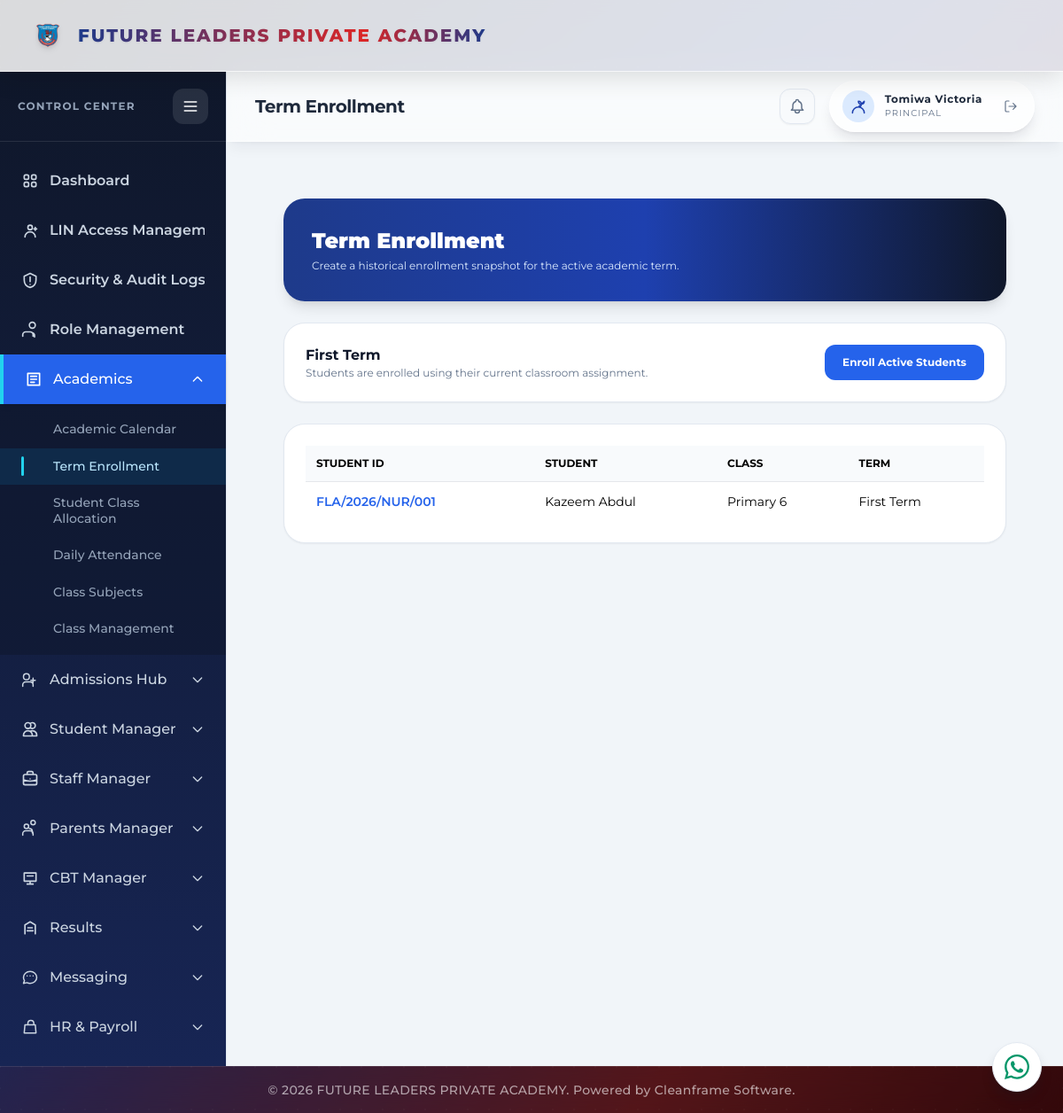
Page /term-enrollment/ (signed in) on the committed database.
### portal/models.py (models this page shows, shortened)
class AcademicTerm(models.Model):
    TERM_CHOICES = [('First Term', 'First Term'), ('Second Term', 'Second Term'), ('Third Term', 'Third Term')]
    session = models.ForeignKey(AcademicSession, on_delete=models.CASCADE, related_name='terms')
    term_name = models.CharField(max_length=100, choices=TERM_CHOICES)
    start_date = models.DateField(null=True, blank=True)
    end_date = models.DateField(null=True, blank=True)
    next_term_begins = models.DateField(null=True, blank=True)
    is_active = models.BooleanField(default=False)
    broadsheet_approved = models.BooleanField(default=False)
    reports_published = models.BooleanField(default=False)
    class Meta:
        constraints = [models.UniqueConstraint(fields=['session', 'term_name'], name='unique_session_term')]
        ordering = ['start_date']
    def __str__(self):
        return self.term_name

class TermEnrollment(models.Model):
    student = models.ForeignKey(Student, on_delete=models.CASCADE, related_name='term_enrollments')
    term = models.ForeignKey(AcademicTerm, on_delete=models.PROTECT, related_name='enrollments')
    classroom = models.ForeignKey(ClassRoom, on_delete=models.PROTECT, related_name='term_enrollments')
    enrolled_at = models.DateTimeField(auto_now_add=True)
    class Meta:
        constraints = [models.UniqueConstraint(fields=['student', 'term'], name='unique_student_term_enrollment')]

class Student(models.Model):
    SEX_CHOICES = [
        ('Male', 'Male'),
        ('Female', 'Female'),
    ]
    PROGRAM_CHOICES = [
        ('Kindergarten (KG)', 'Kindergarten (KG)'),
        ('Nursery (NUR)', 'Nursery (NUR)'),
        ('Primary (PRY)', 'Primary (PRY)'),
    ]
    RELIGION_CHOICES = [
        ('Christianity', 'Christianity'),
        ('Islam', 'Islam'),
        ('Other', 'Other'),
    ]
    STATUS_CHOICES = [
        ('Active', 'Active'),
        ('Student', 'Student'),
        ('Transferred', 'Transferred'),
        ('Expelled', 'Expelled'),
        ('Graduated', 'Graduated'),
    ]
    student_id = models.CharField(max_length=100, unique=True, blank=True)
    lin = models.CharField(max_length=50, unique=True, blank=True, null=True)
    is_lin_visible = models.BooleanField(default=False)
    first_name = models.CharField(max_length=50)
    last_name = models.CharField(max_length=50, verbose_name='Surname')
    other_name = models.CharField(max_length=50, blank=True, null=True)
    sex = models.CharField(max_length=100, choices=SEX_CHOICES)
    date_of_birth = models.DateField()
    state_of_origin = models.CharField(max_length=50)
    lga_of_origin = models.CharField(max_length=50)
    program = models.CharField(max_length=50, choices=PROGRAM_CHOICES)
    current_class = models.ForeignKey('ClassRoom', on_delete=models.SET_NULL, null=True, blank=True, related_name='students')
    passport = models.ImageField(upload_to='student_passports/', max_length=255, blank=True, null=True)
    physically_challenged = models.BooleanField(default=False)
    phone_number = models.CharField(max_length=100, blank=True, null=True)
    religion = models.CharField(max_length=100, choices=RELIGION_CHOICES, blank=True, null=True)
    email = models.EmailField(blank=True, null=True)
    status = models.CharField(max_length=100, choices=STATUS_CHOICES, default='Student')
    date_enrolled = models.DateField(auto_now_add=True)
    consecutive_absence_flag = models.BooleanField(default=False)
    teacher_comment = models.TextField(blank=True, default='')
    parent = models.ForeignKey('Parent', on_delete=models.SET_NULL, null=True, blank=True, related_name='children')
    user = models.OneToOneField(settings.AUTH_USER_MODEL, on_delete=models.SET_NULL, null=True, blank=True, related_name='student_record')

class ClassRoom(models.Model):
    SECTION_CHOICES = [
        ('KG', 'Kindergarten'),
        ('Nursery', 'Nursery'),
        ('Primary', 'Primary'),
    ]
    name = models.CharField(max_length=50, unique=True)  # e.g., "Primary 4", "KG 2"
    section = models.CharField(max_length=100, choices=SECTION_CHOICES)
    level_number = models.IntegerField(null=True, blank=True) # e.g., 1, 2, 3, 4, 6 (skipping 5)
    sequence = models.IntegerField(null=True, blank=True)
    is_terminal = models.BooleanField(default=False)
    next_class = models.ForeignKey('self', on_delete=models.SET_NULL, null=True, blank=True, related_name='previous_classes')
    class_teacher = models.ForeignKey('Teacher', on_delete=models.SET_NULL, null=True, blank=True, related_name='assigned_class')

### portal/views.py (the view, shortened to what this page needs)
# urls.py: path('term-enrollment/', views.term_enrollment_view, name='term_enrollment'),
@login_required(login_url='login')
@registrar_required
def term_enrollment_view(request):
    active_term = AcademicTerm.objects.filter(is_active=True).select_related('session').first()
    return render(request, 'portal/term_enrollment.html', {
        'active_term': active_term,
        'enrollments': TermEnrollment.objects.filter(
            term=active_term,
            student__status__in=('Active', 'Student'),
        ).select_related('student', 'classroom') if active_term else [],
    })

### portal/context_processors.py (called while the page is built)
def _portal_name_parts(user):
    for relation_name in ('teacher_record', 'student_record', 'parent_record'):
        record = getattr(user, relation_name, None)
        if record:
            first_name = (getattr(record, 'first_name', '') or '').strip()
            last_name = (getattr(record, 'last_name', '') or '').strip()
            if first_name or last_name:
                return first_name, last_name
    return user.first_name.strip(), user.last_name.strip()

def _portal_picture_url(user):
    candidates = [
        getattr(getattr(user, 'account_profile', None), 'profile_picture', None),
        getattr(getattr(user, 'student_record', None), 'passport', None),
        getattr(getattr(user, 'teacher_record', None), 'passport', None),
    ]
    for picture in candidates:
        if picture:
            try:
                if picture.storage.exists(picture.name):
                    return picture.url
            except (OSError, ValueError):
                continue
    return ''

### portal/templates/portal/term_enrollment.html (shortened to what this page needs)
{% extends 'portal/base.html' %}
{% block page_title %}Term Enrollment{% endblock %}
{% block content %}
<div class="p-6 lg:p-8 bg-slate-100 min-h-full">
	<div class="max-w-7xl mx-auto space-y-6">
		<div class="bg-gradient-to-r from-blue-900 via-blue-800 to-slate-900 text-white rounded-3xl p-8 shadow-lg">
			<h1 class="text-2xl font-black">Term Enrollment</h1>
			<p class="text-xs text-blue-100 mt-1">Create a historical enrollment snapshot for the active academic term.</p>
		</div>
		<div class="bg-white rounded-3xl border border-slate-200 p-6 shadow-sm flex flex-col md:flex-row justify-between gap-4 items-start md:items-center">
			<div>
				<h2 class="font-bold text-slate-900">
					{% if active_term %}
						{{ active_term }}
					{% else %}
						No active term
					{% endif %}
				</h2>
				<p class="text-xs text-slate-500">Students are enrolled using their current classroom assignment.</p>
			</div>
			{% if active_term %}
				<form method="post">
					<button class="bg-blue-600 hover:bg-blue-700 text-white rounded-xl px-5 py-3 text-xs font-bold">
						Enroll Active Students
					</button>
				</form>
			{% endif %}
		</div>
		<div class="bg-white rounded-3xl border border-slate-200 p-6 shadow-sm overflow-x-auto">
			<table class="w-full text-left text-sm">
				<thead>
					<tr class="bg-slate-50 text-xs uppercase">
						<th class="p-3">Student ID</th>
						<th class="p-3">Student</th>
						<th class="p-3">Class</th>
						<th class="p-3">Term</th>
					</tr>
				</thead>
				<tbody>
					{% for enrollment in enrollments %}
						<tr class="border-t">
							<td class="p-3 text-blue-600 font-semibold">{{ enrollment.student.student_id }}</td>
							<td class="p-3">{{ enrollment.student.last_name }} {{ enrollment.student.first_name }}</td>
							<td class="p-3">{{ enrollment.classroom.name }}</td>
							<td class="p-3">{{ enrollment.term.term_name }}</td>
						</tr>
					{% empty %}
						<tr>
							<td colspan="4" class="p-10 text-center text-slate-500">No enrollments yet.</td>
						</tr>
					{% endfor %}
				</tbody>
			</table>
		</div>
	</div>
</div>
{% endblock %}

### portal/static/portal/css/global.css (style rules this page uses)
html, body, body *, button, input, select, textarea, optgroup { font-family: 'Montserrat' !important; }
html { font-synthesis: none; overflow-x: hidden; }
body { overflow-x: hidden; overflow-wrap: normal; }

### rows in the picture
AcademicTerm: term_name "First Term"
TermEnrollment: student.student_id "FLA/2026/NUR/001", student.last_name "Kazeem", student.first_name "Abdul", classroom.name "Primary 6", term.term_name "First Term"

### other values in the picture
{{ portal_display_name }} "Tomiwa Victoria"
